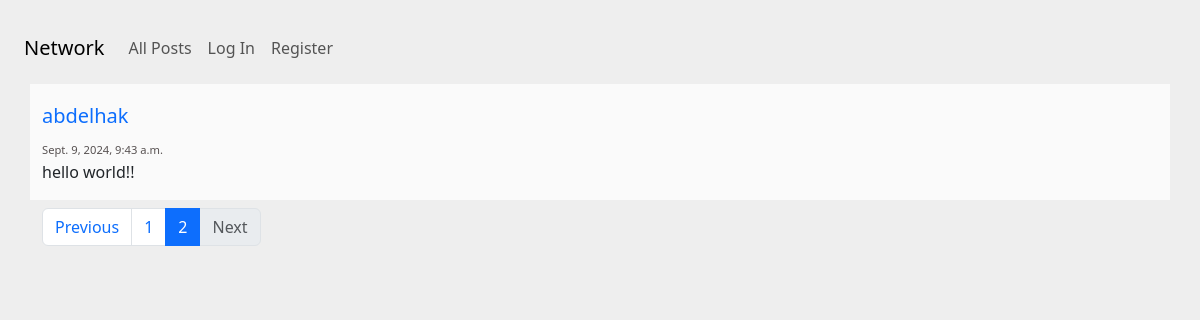
/page/2, run on the app's committed database.
### network/models.py (models this page shows, shortened)
class Post(models.Model):
    content = models.TextField()
    creation_date = models.DateTimeField(auto_now_add=True)
    owner = models.ForeignKey(User, on_delete=models.CASCADE, related_name="posts")

class User(AbstractUser):
    followings = models.ManyToManyField('self', symmetrical=False, related_name="followers")
    def __str__(self):
        return self.username

### network/views.py (the view)
# urls.py: path("", views.index, name="index"),
def index(request, i=1):
    posts = Post.objects.all().order_by('-creation_date')
    paginator = Paginator(posts, 10) #a paginator would have 10 posts only
    postsUI= paginator.page(i)
    return render(request, "network/index.html",
                  {"posts": postsUI,
                   "paginator": paginator
                   })

### network/templates/network/index.html (shortened to what this page needs)
{% extends "network/posts.html" %}
{% block paginator %}
<div class="container text-center mt-6">
  <nav aria-label="...">
    <ul class="pagination">
      <li class="page-item {% if not posts.has_previous %}disabled{% endif %}">
        <a class="page-link" href="{% if posts.has_previous %}{% url 'page' i=posts.previous_page_number %}{% endif %}">Previous</a>
      </li>
      {% for i in paginator.page_range %}
        {% if i == posts.number %}
          <li class="page-item active" aria-current="page">
            <span class="page-link">
              {{ i }}
            </span>
          </li>
        {% else %}
          <li class="page-item">
            <a class="page-link" href="{% url 'page' i=i %}">{{ i }}</a>
          </li>
        {% endif %}
      {% endfor %}
      <li class="page-item {% if not posts.has_next %}disabled{% endif %}">
        <a class="page-link" href="{% if posts.has_next %}{% url 'page' i=posts.next_page_number %}{% endif %}">Next</a>
      </li>
    </ul>
  </nav>
  </div>
{% endblock %}

### network/templates/network/posts.html (shortened to what this page needs)
{% extends "network/layout.html" %}
{% load static %}
{% block body %}
{% for post in posts %}
<div class="container">
  <div class="row mt-2 mb-2 g-bg-secondary" >
    <div class="col-md-8">
        <div id="post" class="post" data-post-id="{{ post.id }}">
          <div>
            <h5>
              <a id="post_owner" class="no-underline" data-owner-id="{{ post.owner.id }}" href="{% url 'profile' user_id=post.owner.id %}">
                {{ post.owner }}
              </a>
            </h5>
            <span class="g-color-gray-dark-v4 g-font-size-12" >{{ post.creation_date }}</span>
          </div>
          <div id="content-{{ post.id }}">{{ post.content }}</div>
        </div>
      </div>
    </div>
  </div>
</div>
{% endfor %}
{% block paginator %}{% endblock %}
{% endblock%}

### network/static/network/styles.css (style rules this page uses)
body { margin-top:20px; background:#eee; }
.g-bg-secondary { background-color: #fafafa !important; }
.g-font-size-12 { font-size: 0.85714rem !important; }
.post { margin-top:20px; }
.g-color-gray-dark-v4 { color: #1b1313bb !important; }
.g-font-size-12 { font-size: 0.7rem !important; }
.no-underline { text-decoration: none; }

### data on the page
Post: owner "abdelhak", creation_date "Sept. 9, 2024, 9:43 a.m.", content "hello world!!"

### other printed values
{{ i }} "1"
{{ i }} "2"
